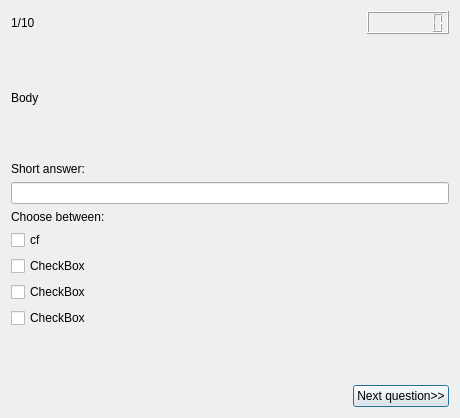
<?xml version="1.0" encoding="UTF-8"?>
<ui version="4.0">
 <class>attemptQuiz</class>
 <widget class="QDialog" name="attemptQuiz">
  <property name="geometry">
   <rect>
    <x>0</x>
    <y>0</y>
    <width>460</width>
    <height>418</height>
   </rect>
  </property>
  <property name="windowTitle">
   <string>Dialog</string>
  </property>
  <layout class="QVBoxLayout" name="verticalLayout_4">
   <item>
    <layout class="QHBoxLayout" name="horizontalLayout_2">
     <item>
      <widget class="QLabel" name="indexLabel">
       <property name="styleSheet">
        <string notr="true">font: 20pt &quot;Times New Roman&quot;;</string>
       </property>
       <property name="text">
        <string>1/10</string>
       </property>
      </widget>
     </item>
     <item>
      <spacer name="horizontalSpacer">
       <property name="orientation">
        <enum>Qt::Horizontal</enum>
       </property>
       <property name="sizeHint" stdset="0">
        <size>
         <width>40</width>
         <height>20</height>
        </size>
       </property>
      </spacer>
     </item>
     <item>
      <widget class="QLCDNumber" name="clockDisplay">
       <property name="digitCount">
        <number>7</number>
       </property>
      </widget>
     </item>
    </layout>
   </item>
   <item>
    <spacer name="verticalSpacer_2">
     <property name="orientation">
      <enum>Qt::Vertical</enum>
     </property>
     <property name="sizeHint" stdset="0">
      <size>
       <width>20</width>
       <height>0</height>
      </size>
     </property>
    </spacer>
   </item>
   <item>
    <widget class="QLabel" name="questionBodyLabel">
     <property name="styleSheet">
      <string notr="true">font: 16pt &quot;Times New Roman&quot;;</string>
     </property>
     <property name="text">
      <string>Body</string>
     </property>
    </widget>
   </item>
   <item>
    <spacer name="verticalSpacer">
     <property name="orientation">
      <enum>Qt::Vertical</enum>
     </property>
     <property name="sizeHint" stdset="0">
      <size>
       <width>20</width>
       <height>0</height>
      </size>
     </property>
    </spacer>
   </item>
   <item>
    <layout class="QVBoxLayout" name="verticalLayout">
     <item>
      <widget class="QLabel" name="answerLabel">
       <property name="styleSheet">
        <string notr="true">font: 16pt &quot;Times New Roman&quot;;</string>
       </property>
       <property name="text">
        <string>Short answer:</string>
       </property>
      </widget>
     </item>
     <item>
      <widget class="QLineEdit" name="openAnswerEdit"/>
     </item>
    </layout>
   </item>
   <item>
    <layout class="QVBoxLayout" name="verticalLayout_3">
     <item>
      <widget class="QLabel" name="chooseBetweenLabel">
       <property name="styleSheet">
        <string notr="true">font: 16pt &quot;Times New Roman&quot;;</string>
       </property>
       <property name="text">
        <string>Choose between:</string>
       </property>
      </widget>
     </item>
     <item>
      <layout class="QHBoxLayout" name="horizontalLayout_3">
       <item>
        <layout class="QVBoxLayout" name="verticalLayout_2">
         <item>
          <widget class="QCheckBox" name="answer1">
           <property name="styleSheet">
            <string notr="true">font: 14pt &quot;Times New Roman&quot;;</string>
           </property>
           <property name="text">
            <string>cf</string>
           </property>
          </widget>
         </item>
         <item>
          <widget class="QCheckBox" name="answer2">
           <property name="styleSheet">
            <string notr="true">font: 14pt &quot;Times New Roman&quot;;</string>
           </property>
           <property name="text">
            <string>CheckBox</string>
           </property>
          </widget>
         </item>
         <item>
          <widget class="QCheckBox" name="answer3">
           <property name="styleSheet">
            <string notr="true">font: 14pt &quot;Times New Roman&quot;;</string>
           </property>
           <property name="text">
            <string>CheckBox</string>
           </property>
          </widget>
         </item>
         <item>
          <widget class="QCheckBox" name="answer4">
           <property name="styleSheet">
            <string notr="true">font: 14pt &quot;Times New Roman&quot;;</string>
           </property>
           <property name="text">
            <string>CheckBox</string>
           </property>
          </widget>
         </item>
        </layout>
       </item>
      </layout>
     </item>
    </layout>
   </item>
   <item>
    <spacer name="verticalSpacer_3">
     <property name="orientation">
      <enum>Qt::Vertical</enum>
     </property>
     <property name="sizeHint" stdset="0">
      <size>
       <width>20</width>
       <height>40</height>
      </size>
     </property>
    </spacer>
   </item>
   <item>
    <layout class="QHBoxLayout" name="horizontalLayout">
     <item>
      <spacer name="horizontalSpacer_2">
       <property name="orientation">
        <enum>Qt::Horizontal</enum>
       </property>
       <property name="sizeHint" stdset="0">
        <size>
         <width>40</width>
         <height>20</height>
        </size>
       </property>
      </spacer>
     </item>
     <item>
      <widget class="QPushButton" name="nextQuestionButton">
       <property name="text">
        <string>Next question&gt;&gt;</string>
       </property>
      </widget>
     </item>
    </layout>
   </item>
  </layout>
 </widget>
 <resources/>
 <connections/>
</ui>
